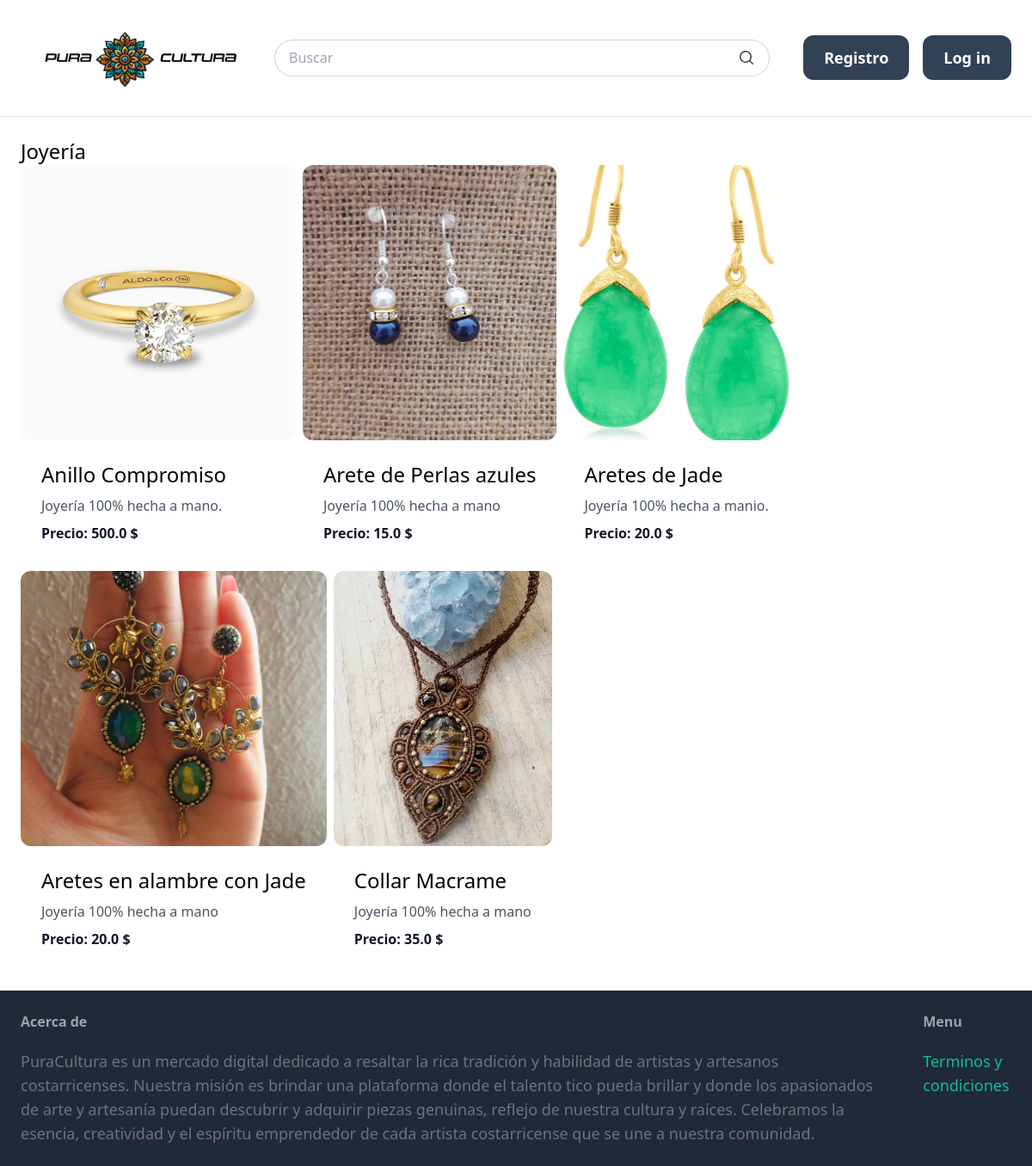
/items/category/7/, run on the app's committed database.
### item/models.py (models this page shows, shortened)
class Category(models.Model):
    name = models.CharField(max_length=255, verbose_name='Nombre')
    class Meta:
        ordering = ('name',)
        verbose_name_plural = 'Categorías'

class Item(models.Model):
    category = models.ForeignKey(Category, related_name='items', on_delete=models.CASCADE, verbose_name='Categoría')
    name = models.CharField(max_length=255, verbose_name='Nombre')
    description = models.TextField(blank=True, null=True, verbose_name='Descripción')
    price = models.FloatField(verbose_name='Precio')
    image = models.ImageField(upload_to='item_images', blank=True, null=True, verbose_name='Imagen')
    created_by = models.ForeignKey(settings.AUTH_USER_MODEL, related_name='items', on_delete=models.CASCADE, verbose_name='Creado por')
    created_at = models.DateTimeField(auto_now_add=True, verbose_name='Creado en')
    stock = models.PositiveIntegerField(default=1, verbose_name='Inventario')
    class Meta:
        ordering = ('name',)

### item/views.py (the view)
# urls.py: path('category/<int:pk>/', views.category_detail, name='category_detail'),
def category_detail(request, pk):
    category = get_object_or_404(Category, pk=pk)
    items = Item.objects.filter(category=category, stock__gt=0)
    paginator = Paginator(items, 10)
    page_number = request.GET.get('page')
    items = paginator.get_page(page_number)
    return render(request, 'item/category_detail.html', {
        'category': category,
        'items': items
    })

### item/cart.py (called while the page is built)
    def __len__(self):
        return sum(item['quantity'] for item in self.cart.values())

### item/context_processors.py (called while the page is built)
def cart_item_count(request):
    return {'cart_item_count': len(Cart(request))}

### item/templates/item/category_detail.html (shortened to what this page needs)
{% extends 'core/base.html' %}
{% block content %}
    <h1 class="text-2xl">{{ category.name }}</h1>
    <div class="flex flex-wrap gap-2">
        {% if items %}
            {% for item in items %}
                <div>
                    <a href="{% url 'item:detail' item.id %}">
                        <div>
                            <img src="{{ item.image.url }}" alt="item" class="w-full h-80 object-cover rounded-xl">
                        </div>
                        <div class="p-6 bg-white rounded-xl">
                            <h2 class="mb-2 text-2xl">{{ item.name }}</h2>
                            <p class="mb-2 text-gray-600">{{ item.description }}</p>
                            <p class="text-gray-900 font-bold">Precio: {{ item.price }} $</p>
                        </div>
                    </a>
                </div>
            {% endfor %}
        {% else %}
            <div class="w-full p-2">
                <p class="text-xl text-slate-800">No hay productos en esta categoría.</p>
            </div>
        {% endif %}
    </div>
{% endblock %}

### data on the page
Category: name "Joyería"
Item: image (picture), name "Anillo Compromiso", description "Joyería 100% hecha a mano.", price "500.0"
Item: image (picture), name "Arete de Perlas azules", description "Joyería 100% hecha a mano", price "15.0"
Item: image (picture), name "Aretes de Jade", description "Joyería 100% hecha a manio.", price "20.0"
Item: image (picture), name "Aretes en alambre con Jade", description "Joyería 100% hecha a mano", price "20.0"
Item: image (picture), name "Collar Macrame", description "Joyería 100% hecha a mano", price "35.0"
